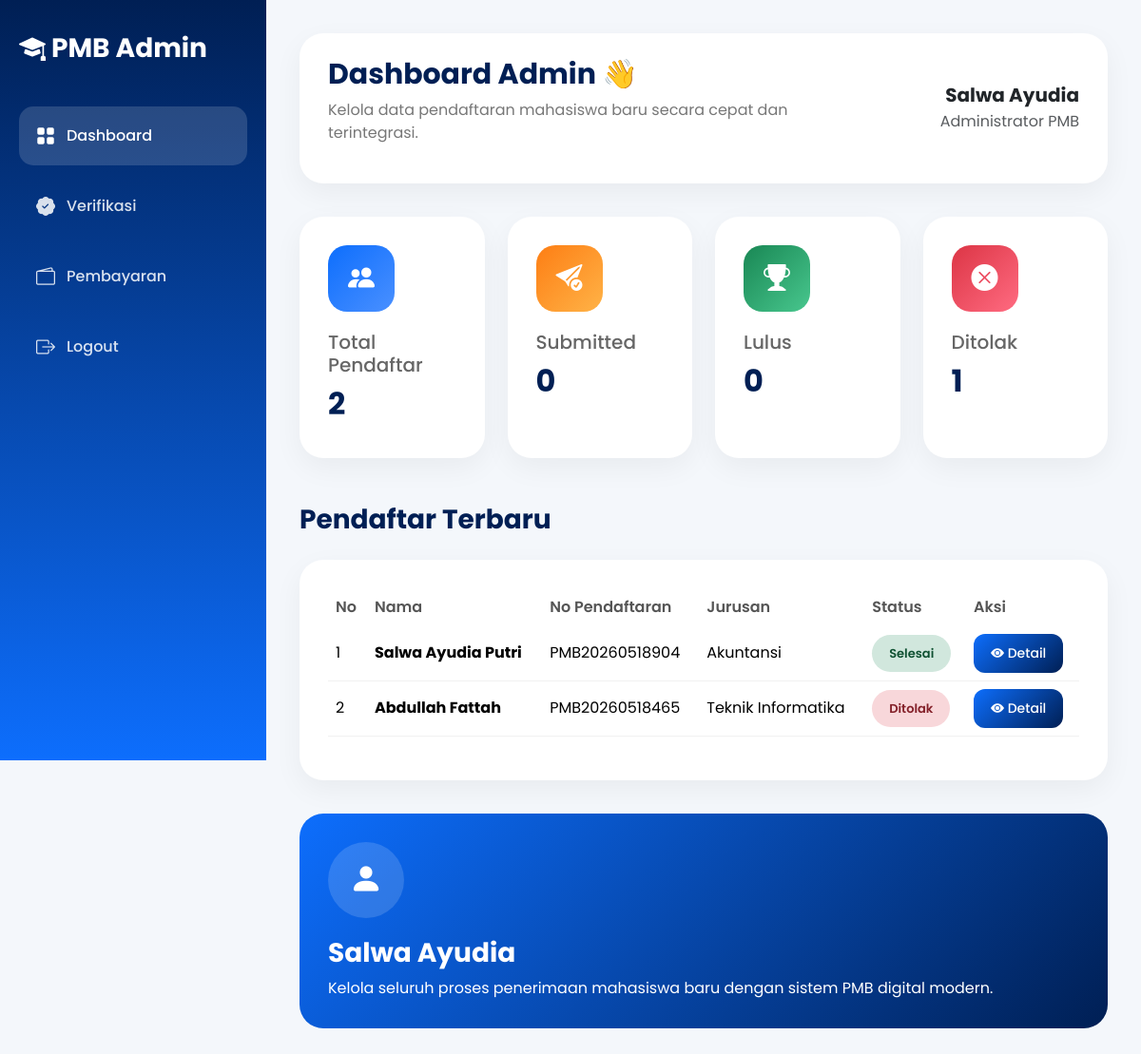
Page /admin/dashboard.php (signed in) on the committed database.
### tables this page shows
CREATE TABLE `pendaftaran` (
  `id_pendaftaran` int(11) NOT NULL,
  `id_user` int(11) NOT NULL,
  `nomor_pendaftaran` varchar(30) DEFAULT NULL,
  `nik` varchar(20) DEFAULT NULL,
  `nisn` varchar(20) DEFAULT NULL,
  `tempat_lahir` varchar(100) DEFAULT NULL,
  `tanggal_lahir` date DEFAULT NULL,
  `jenis_kelamin` enum('L','P') DEFAULT NULL,
  `alamat` text DEFAULT NULL,
  `agama` varchar(30) DEFAULT NULL,
  `asal_sekolah` varchar(100) DEFAULT NULL,
  `tahun_lulus` year(4) DEFAULT NULL,
  `nama_ayah` varchar(100) DEFAULT NULL,
  `nama_ibu` varchar(100) DEFAULT NULL,
  `no_hp_ortu` varchar(20) DEFAULT NULL,
  `jurusan_pilihan` varchar(100) DEFAULT NULL,
  `status_pendaftaran` enum('draft','submitted','seleksi','lulus','tidak_lulus','daftar_ulang','selesai') DEFAULT 'draft',
  `tanggal_daftar` timestamp NOT NULL DEFAULT current_timestamp()
);

CREATE TABLE `users` (
  `id_user` int(11) NOT NULL,
  `nama_lengkap` varchar(100) NOT NULL,
  `email` varchar(100) NOT NULL,
  `no_hp` varchar(20) DEFAULT NULL,
  `password` varchar(255) NOT NULL,
  `role` enum('admin','mahasiswa') DEFAULT 'mahasiswa',
  `created_at` timestamp NOT NULL DEFAULT current_timestamp()
);

### admin/dashboard.php (the view, shortened to what this page needs)
<?php
include '../config/koneksi.php';
$totalPendaftar = mysqli_num_rows(
    mysqli_query($conn, "SELECT * FROM pendaftaran")
);
$totalSubmitted = mysqli_num_rows(
    mysqli_query($conn, "SELECT * FROM pendaftaran
    WHERE status_pendaftaran='submitted'")
);
$totalLulus = mysqli_num_rows(
    mysqli_query($conn, "SELECT * FROM pendaftaran
    WHERE status_pendaftaran='lulus'")
);
$totalDitolak = mysqli_num_rows(
    mysqli_query($conn, "SELECT * FROM pendaftaran
    WHERE status_pendaftaran='tidak_lulus'")
);
$queryLatest = mysqli_query($conn, "
SELECT
    pendaftaran.*,
    users.nama_lengkap
FROM pendaftaran
JOIN users ON pendaftaran.id_user = users.id_user
ORDER BY pendaftaran.id_pendaftaran DESC
LIMIT 5
");
?>
<!DOCTYPE html>
<html lang="id">
<head>
    <link href="https://cdn.jsdelivr.net/npm/bootstrap@5.3.3/dist/css/bootstrap.min.css" rel="stylesheet">
    <link rel="stylesheet" href="https://cdn.jsdelivr.net/npm/bootstrap-icons@1.11.3/font/bootstrap-icons.min.css">
</head>
<body>
<div class="sidebar">
    <div class="brand">
        <i class="bi bi-mortarboard-fill"></i>
        PMB Admin
    </div>
    <a href="dashboard.php" class="menu-link active">
        <i class="bi bi-grid-fill"></i>
        Dashboard
    </a>
    <a href="verifikasi.php" class="menu-link">
        <i class="bi bi-patch-check-fill"></i>
        Verifikasi
    </a>
    <a href="pembayaran.php" class="menu-link">
        <i class="bi bi-wallet2"></i>
        Pembayaran
    </a>
    <a href="logout.php" class="menu-link">
        <i class="bi bi-box-arrow-right"></i>
        Logout
    </a>
</div>
<div class="main-content">
    <div class="topbar">
        <div class="row align-items-center">
            <div class="col-lg-8">
                <h1 class="welcome-title">
                    Dashboard Admin 👋
                </h1>
                <p class="welcome-subtitle">
                    Kelola data pendaftaran mahasiswa baru
                    secara cepat dan terintegrasi.
                </p>
            </div>
            <div class="col-lg-4 text-lg-end mt-4 mt-lg-0">
                <h5 class="fw-bold mb-1">
                    <?php echo $_SESSION['nama_lengkap']; ?>
                </h5>
                <span class="text-muted">
                    Administrator PMB
                </span>
            </div>
        </div>
    </div>
    <div class="row g-4 mb-5">
        <div class="col-lg-3 col-md-6">
            <div class="dashboard-card">
                <div class="card-icon bg-blue">
                    <i class="bi bi-people-fill"></i>
                </div>
                <h5>Total Pendaftar</h5>
                <h2>
                    <?php echo $totalPendaftar; ?>
                </h2>
            </div>
        </div>
        <div class="col-lg-3 col-md-6">
            <div class="dashboard-card">
                <div class="card-icon bg-orange">
                    <i class="bi bi-send-check-fill"></i>
                </div>
                <h5>Submitted</h5>
                <h2>
                    <?php echo $totalSubmitted; ?>
                </h2>
            </div>
        </div>
        <div class="col-lg-3 col-md-6">
            <div class="dashboard-card">
                <div class="card-icon bg-green">
                    <i class="bi bi-trophy-fill"></i>
                </div>
                <h5>Lulus</h5>
                <h2>
                    <?php echo $totalLulus; ?>
                </h2>
            </div>
        </div>
        <div class="col-lg-3 col-md-6">
            <div class="dashboard-card">
                <div class="card-icon bg-red">
                    <i class="bi bi-x-circle-fill"></i>
                </div>
                <h5>Ditolak</h5>
                <h2>
                    <?php echo $totalDitolak; ?>
                </h2>
            </div>
        </div>
    </div>
    <h3 class="section-title">
        Pendaftar Terbaru
    </h3>
    <div class="table-wrapper">
        <div class="table-responsive">
            <table class="table align-middle">
                <thead>
                    <tr>
                        <th>No</th>
                        <th>Nama</th>
                        <th>No Pendaftaran</th>
                        <th>Jurusan</th>
                        <th>Status</th>
                        <th>Aksi</th>
                    </tr>
                </thead>
                <tbody>
                    <?php
                    $no = 1;
                    while($data = mysqli_fetch_assoc($queryLatest)) :
                        $status = $data['status_pendaftaran'];
                    ?>
                    <tr>
                        <td><?php echo $no++; ?></td>
                        <td>
                            <strong>
                                <?php echo $data['nama_lengkap']; ?>
                            </strong>
                        </td>
                        <td>
                            <?php echo $data['nomor_pendaftaran']; ?>
                        </td>
                        <td>
                            <?php echo $data['jurusan_pilihan']; ?>
                        </td>
                        <td>
    <?php if ($status == 'lulus') : ?>
        <span class="badge-status badge-lulus">
            Lulus
        </span>
    <?php elseif ($status == 'tidak_lulus') : ?>
        <span class="badge-status badge-ditolak">
            Ditolak
        </span>
    <?php elseif ($status == 'seleksi') : ?>
        <span class="badge-status badge-submitted">
            Diverifikasi
        </span>
    <?php elseif ($status == 'submitted') : ?>
        <span class="badge-status badge-submitted">
            Submitted
        </span>
    <?php elseif ($status == 'selesai') : ?>
        <span class="badge-status badge-lulus">
            Selesai
        </span>
    <?php else : ?>
        <span class="badge-status badge-draft">
            Draft
        </span>
    <?php endif; ?>
</td>
                        <td>
                            <a href="detail_pendaftar.php?id=<?php echo $data['id_pendaftaran']; ?>"
                               class="btn btn-primary btn-detail">
                                <i class="bi bi-eye-fill"></i>
                                Detail
                            </a>
                        </td>
                    </tr>
                    <?php endwhile; ?>
                </tbody>
            </table>
        </div>
    </div>
    <div class="admin-profile">
        <div class="admin-avatar">
            <i class="bi bi-person-fill"></i>
        </div>
        <h3 class="fw-bold">
            <?php echo $_SESSION['nama_lengkap']; ?>
        </h3>
        <p class="mb-0 mt-2">
            Kelola seluruh proses penerimaan mahasiswa baru
            dengan sistem PMB digital modern.
        </p>
    </div>
</div>
</body>
</html>

### admin/dashboard.php (style rules this page uses)
* { font-family: 'Poppins', sans-serif; }
body { background: #f4f7fb; overflow-x: hidden; }
.sidebar { width: 280px; height: 100vh; background: linear-gradient(180deg,#001f54,#0d6efd); position: fixed; left: 0; top: 0; padding: 30px 20px; color: white; z-index: 999; }
.brand { font-size: 28px; font-weight: 700; margin-bottom: 40px; }
.menu-link { display: flex; align-items: center; padding: 16px 18px; color: rgba(255,255,255,.85); text-decoration: none; border-radius: 15px; margin-bottom: 12px; transition: .3s; font-weight: 500; }
.menu-link:hover, .menu-link.active { background: rgba(255,255,255,.15); color: white; }
.menu-link i { margin-right: 12px; font-size: 20px; }
.main-content { margin-left: 280px; padding: 35px; }
.topbar { background: white; border-radius: 25px; padding: 25px 30px; box-shadow: 0 10px 30px rgba(0,0,0,.05); margin-bottom: 35px; }
.welcome-title { font-size: 30px; font-weight: 700; color: #001f54; }
.welcome-subtitle { color: #777; margin-top: 8px; }
.dashboard-card { background: white; border-radius: 25px; padding: 30px; box-shadow: 0 10px 30px rgba(0,0,0,.05); transition: .3s; height: 100%; }
.card-icon { width: 70px; height: 70px; border-radius: 20px; display: flex; justify-content: center; align-items: center; font-size: 28px; color: white; margin-bottom: 20px; }
.bg-blue { background: linear-gradient(135deg,#0d6efd,#4a90ff); }
.bg-green { background: linear-gradient(135deg,#198754,#48c78e); }
.bg-red { background: linear-gradient(135deg,#dc3545,#ff6b81); }
.bg-orange { background: linear-gradient(135deg,#fd7e14,#ffb347); }
.dashboard-card h5 { color: #666; margin-bottom: 10px; }
.dashboard-card h2 { font-weight: 700; color: #001f54; }
.section-title { font-size: 28px; font-weight: 700; color: #001f54; margin-bottom: 25px; }
.table-wrapper { background: white; border-radius: 25px; padding: 30px; box-shadow: 0 10px 30px rgba(0,0,0,.05); }
.table { vertical-align: middle; }
.table th { border: none; color: #555; font-weight: 600; }
.table td { border-color: #f1f1f1; }
.badge-status { padding: 10px 18px; border-radius: 50px; font-size: 13px; font-weight: 600; }
.badge-lulus { background: #d1e7dd; color: #0f5132; }
.badge-ditolak { background: #f8d7da; color: #842029; }
.btn-detail { background: linear-gradient(135deg,#0d6efd,#001f54); border: none; border-radius: 12px; padding: 10px 18px; font-size: 14px; font-weight: 500; }
.admin-profile { background: linear-gradient(135deg,#0d6efd,#001f54); border-radius: 25px; padding: 30px; color: white; margin-top: 35px; }
.admin-avatar { width: 80px; height: 80px; border-radius: 50%; background: rgba(255,255,255,.15); display: flex; align-items: center; justify-content: center; font-size: 35px; margin-bottom: 20px; }

### rows in the picture
pendaftaran: id_user.nama_lengkap "Salwa Ayudia Putri", nomor_pendaftaran "PMB20260518904", jurusan_pilihan "Akuntansi", status_pendaftaran "Selesai"
pendaftaran: id_user.nama_lengkap "Abdullah Fattah", nomor_pendaftaran "PMB20260518465", jurusan_pilihan "Teknik Informatika", status_pendaftaran "Ditolak"

### other values in the picture
$_SESSION['nama_lengkap'] "Salwa Ayudia"
$totalPendaftar "2"
$totalSubmitted "0"
$totalLulus "0"
$totalDitolak "1"
